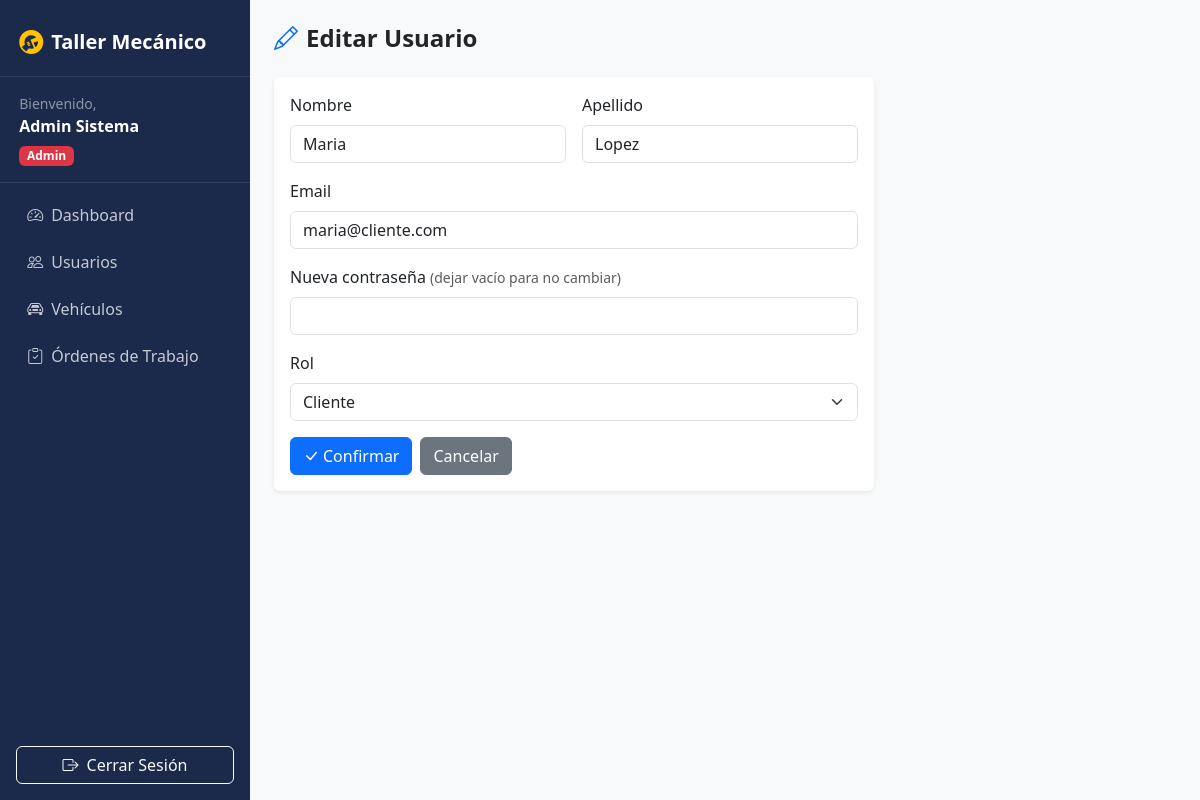
/modificarusuario.php?id=5 (signed in), run on the app's committed database.
### tables this page shows
CREATE TABLE usuarios (
    id INT PRIMARY KEY AUTO_INCREMENT,
    nombre VARCHAR(100) NOT NULL,
    apellido VARCHAR(100) NOT NULL,
    email VARCHAR(100) NOT NULL UNIQUE,
    password VARCHAR(32) NOT NULL,
    rol ENUM('admin','cliente','mecanico','electricista') NOT NULL,
    created_at TIMESTAMP DEFAULT CURRENT_TIMESTAMP
);

### consultas.php (called while the page is built, shortened)
<?php
function obtenerUsuario($conexion, $id) {
    $SQL = "SELECT * FROM usuarios WHERE id = $id";
    $rs = mysqli_query($conexion, $SQL);
    $data = mysqli_fetch_array($rs);
    return $data;
}

### modificarusuario.php (the view, shortened to what this page needs)
<?php
require_once 'consultas.php';
$conexion = conexion();
$id = (int)$_GET['id'];
$usuario = obtenerUsuario($conexion, $id);
?>
<?php include 'header.php'; ?>
<?php include 'menulateral.php'; ?>
<div class="container-fluid p-4">
    <div class="d-flex justify-content-between align-items-center mb-4">
        <h4 class="fw-bold mb-0"><i class="bi bi-pencil me-2 text-primary"></i>Editar Usuario</h4>
    </div>
    <div class="card border-0 shadow-sm" style="max-width:600px;">
        <div class="card-body">
            <form method="POST" action="">
                <div class="row g-3">
                    <div class="col-md-6">
                        <label class="form-label">Nombre</label>
                        <input type="text" name="nombre" class="form-control" required
                            value="<?php echo isset($_POST['nombre']) ? $_POST['nombre'] : $usuario['nombre']; ?>">
                    </div>
                    <div class="col-md-6">
                        <label class="form-label">Apellido</label>
                        <input type="text" name="apellido" class="form-control" required
                            value="<?php echo isset($_POST['apellido']) ? $_POST['apellido'] : $usuario['apellido']; ?>">
                    </div>
                    <div class="col-12">
                        <label class="form-label">Email</label>
                        <input type="email" name="email" class="form-control" required
                            value="<?php echo isset($_POST['email']) ? $_POST['email'] : $usuario['email']; ?>">
                    </div>
                    <div class="col-12">
                        <label class="form-label">Nueva contraseña <small class="text-muted">(dejar vacío para no cambiar)</small></label>
                        <input type="password" name="password" class="form-control">
                    </div>
                    <div class="col-12">
                        <label class="form-label">Rol</label>
                        <select name="rol" class="form-select" required>
                            <?php
                            $roles = ['admin','mecanico','electricista','cliente'];
                            if (isset($_POST['rol'])) {
                                $rol_actual = $_POST['rol'];
                            } else {
                                $rol_actual = $usuario['rol'];
                            }
                            foreach ($roles as $r) {
                            ?>
                            <option value="<?php echo $r; ?>" <?php echo $rol_actual === $r ? 'selected' : ''; ?>><?php echo ucfirst($r); ?></option>
                            <?php } ?>
                        </select>
                    </div>
                    <div class="col-12 d-flex gap-2">
                        <button type="submit" name="modificar" value="1" class="btn btn-primary">
                            <i class="bi bi-check-lg me-1"></i>Confirmar
                        </button>
                        <a href="tablausuarios.php" class="btn btn-secondary">Cancelar</a>
                    </div>
                </div>
            </form>
        </div>
    </div>
</div>
<?php include 'footer.php'; ?>

### data on the page
usuarios: nombre "Maria", apellido "Lopez", email "maria@cliente.com", rol "Cliente"

### other printed values
$_SESSION['nombre'] "Admin"
$_SESSION['apellido'] "Sistema"
$rol "Admin"
